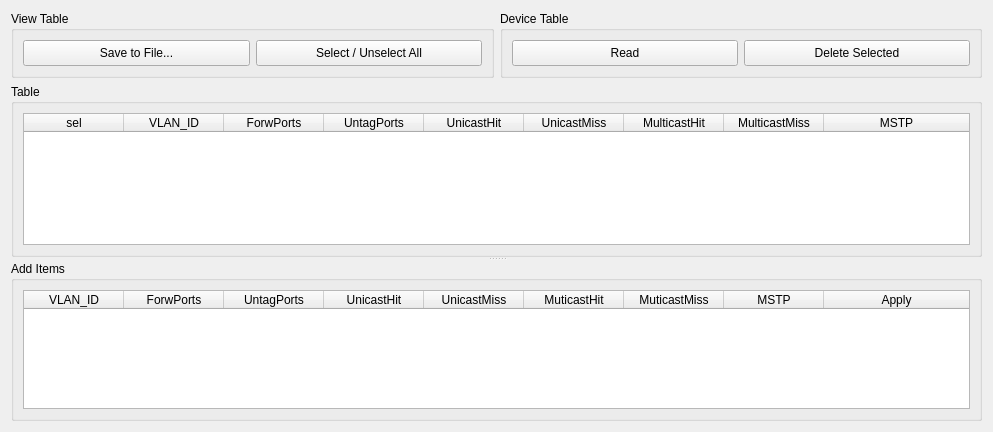
<?xml version="1.0" encoding="UTF-8"?>
<ui version="4.0">
 <class>Form</class>
 <widget class="QWidget" name="Form">
  <property name="geometry">
   <rect>
    <x>0</x>
    <y>0</y>
    <width>993</width>
    <height>432</height>
   </rect>
  </property>
  <property name="windowTitle">
   <string>VLAN Table</string>
  </property>
  <layout class="QVBoxLayout" name="verticalLayout_4">
   <item>
    <widget class="QSplitter" name="splitter">
     <property name="orientation">
      <enum>Qt::Vertical</enum>
     </property>
     <widget class="QWidget" name="layoutWidget">
      <layout class="QVBoxLayout" name="verticalLayout_3">
       <item>
        <layout class="QHBoxLayout" name="horizontalLayout_3">
         <item>
          <widget class="QGroupBox" name="grboxSave">
           <property name="title">
            <string>View Table</string>
           </property>
           <layout class="QHBoxLayout" name="horizontalLayout">
            <item>
             <widget class="QPushButton" name="btSaveToFile">
              <property name="minimumSize">
               <size>
                <width>0</width>
                <height>26</height>
               </size>
              </property>
              <property name="text">
               <string>Save to File...</string>
              </property>
             </widget>
            </item>
            <item>
             <widget class="QPushButton" name="btSelTgl">
              <property name="minimumSize">
               <size>
                <width>0</width>
                <height>26</height>
               </size>
              </property>
              <property name="text">
               <string>Select / Unselect All</string>
              </property>
             </widget>
            </item>
           </layout>
          </widget>
         </item>
         <item>
          <widget class="QGroupBox" name="gbxDevice">
           <property name="title">
            <string>Device Table</string>
           </property>
           <layout class="QHBoxLayout" name="horizontalLayout_2">
            <item>
             <widget class="QPushButton" name="btRead">
              <property name="minimumSize">
               <size>
                <width>0</width>
                <height>26</height>
               </size>
              </property>
              <property name="text">
               <string>Read</string>
              </property>
             </widget>
            </item>
            <item>
             <widget class="QPushButton" name="btDelSelected">
              <property name="minimumSize">
               <size>
                <width>0</width>
                <height>26</height>
               </size>
              </property>
              <property name="text">
               <string>Delete Selected</string>
              </property>
             </widget>
            </item>
           </layout>
          </widget>
         </item>
        </layout>
       </item>
       <item>
        <widget class="QGroupBox" name="grBoxTableRd">
         <property name="title">
          <string>Table</string>
         </property>
         <layout class="QVBoxLayout" name="verticalLayout_2">
          <item>
           <widget class="QTableWidget" name="tblTableRd">
            <attribute name="horizontalHeaderStretchLastSection">
             <bool>true</bool>
            </attribute>
            <column>
             <property name="text">
              <string>sel</string>
             </property>
            </column>
            <column>
             <property name="text">
              <string>VLAN_ID</string>
             </property>
            </column>
            <column>
             <property name="text">
              <string>ForwPorts</string>
             </property>
            </column>
            <column>
             <property name="text">
              <string>UntagPorts</string>
             </property>
            </column>
            <column>
             <property name="text">
              <string>UnicastHit</string>
             </property>
            </column>
            <column>
             <property name="text">
              <string>UnicastMiss</string>
             </property>
            </column>
            <column>
             <property name="text">
              <string>MulticastHit</string>
             </property>
            </column>
            <column>
             <property name="text">
              <string>MulticastMiss</string>
             </property>
            </column>
            <column>
             <property name="text">
              <string>MSTP</string>
             </property>
            </column>
           </widget>
          </item>
         </layout>
        </widget>
       </item>
      </layout>
     </widget>
     <widget class="QGroupBox" name="grbxAddItem">
      <property name="maximumSize">
       <size>
        <width>16777215</width>
        <height>160</height>
       </size>
      </property>
      <property name="title">
       <string>Add Items</string>
      </property>
      <layout class="QVBoxLayout" name="verticalLayout">
       <item>
        <widget class="QTableWidget" name="tblCtrl">
         <attribute name="horizontalHeaderStretchLastSection">
          <bool>true</bool>
         </attribute>
         <column>
          <property name="text">
           <string> VLAN_ID </string>
          </property>
         </column>
         <column>
          <property name="text">
           <string>ForwPorts</string>
          </property>
         </column>
         <column>
          <property name="text">
           <string>UntagPorts</string>
          </property>
         </column>
         <column>
          <property name="text">
           <string>UnicastHit</string>
          </property>
         </column>
         <column>
          <property name="text">
           <string>UnicastMiss</string>
          </property>
         </column>
         <column>
          <property name="text">
           <string>MuticastHit</string>
          </property>
         </column>
         <column>
          <property name="text">
           <string>MuticastMiss</string>
          </property>
         </column>
         <column>
          <property name="text">
           <string>MSTP</string>
          </property>
         </column>
         <column>
          <property name="text">
           <string>Apply</string>
          </property>
         </column>
        </widget>
       </item>
      </layout>
     </widget>
    </widget>
   </item>
  </layout>
 </widget>
 <resources/>
 <connections/>
</ui>
